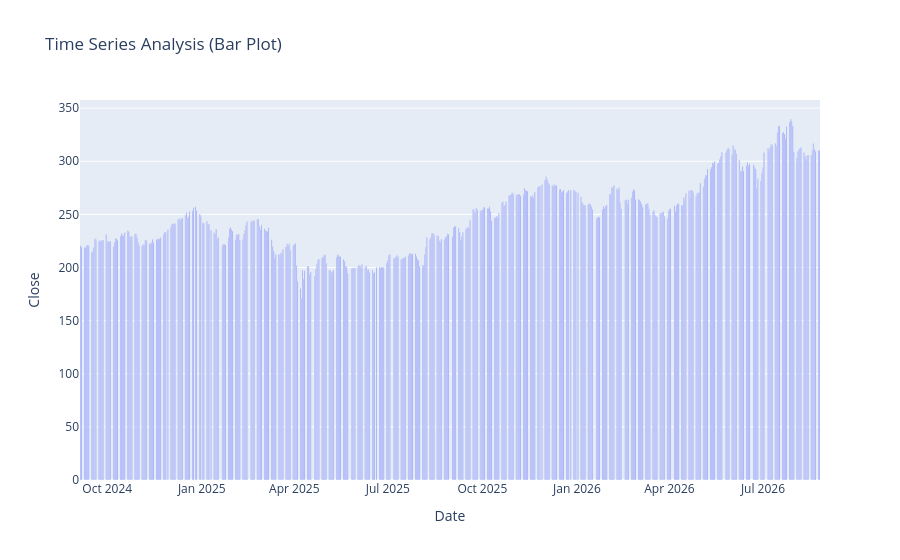

The cell this chart's notebook holds for it:
### Code cell
figure = px.bar(df, x = df.index, y = "Close", title = "Time Series Analysis (Bar Plot)" )
figure.show()

### Figure 1 — Plotly figure (JSON) as saved in the notebook; plotly's stock layout.template omitted (floating-point values rounded to 4 significant figures; data arrays with more than 128 entries replaced by an {"elided": "..."} marker saying what was removed)
{"data": [{"hovertemplate": "Date=%{x}<br>Close=%{y}<extra></extra>", "legendgroup": "", "marker": {"color": "#636efa", "pattern": {"shape": ""}}, "name": "", "orientation": "v", "showlegend": false, "textposition": "auto", "type": "bar", "x": {"elided": "494 str values"}, "xaxis": "x", "y": {"elided": "494 float values"}, "yaxis": "y"}], "layout": {"barmode": "relative", "legend": {"tracegroupgap": 0}, "title": {"text": "Time Series Analysis (Bar Plot)"}, "xaxis": {"anchor": "y", "domain": [0, 1], "title": {"text": "Date"}}, "yaxis": {"anchor": "x", "domain": [0, 1], "title": {"text": "Close"}}}}
